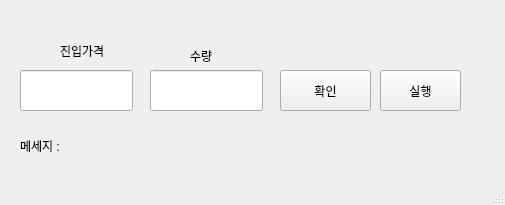
<?xml version="1.0" encoding="UTF-8"?>
<ui version="4.0">
 <class>MainWindow</class>
 <widget class="QMainWindow" name="MainWindow">
  <property name="geometry">
   <rect>
    <x>0</x>
    <y>0</y>
    <width>505</width>
    <height>205</height>
   </rect>
  </property>
  <property name="windowTitle">
   <string>MainWindow</string>
  </property>
  <widget class="QWidget" name="centralwidget">
   <widget class="QLineEdit" name="entry_lineEdit">
    <property name="geometry">
     <rect>
      <x>20</x>
      <y>70</y>
      <width>113</width>
      <height>41</height>
     </rect>
    </property>
   </widget>
   <widget class="QLabel" name="label">
    <property name="geometry">
     <rect>
      <x>60</x>
      <y>40</y>
      <width>71</width>
      <height>21</height>
     </rect>
    </property>
    <property name="text">
     <string>진입가격</string>
    </property>
   </widget>
   <widget class="QLineEdit" name="qty_lineEdit">
    <property name="geometry">
     <rect>
      <x>150</x>
      <y>70</y>
      <width>113</width>
      <height>41</height>
     </rect>
    </property>
   </widget>
   <widget class="QLabel" name="label_2">
    <property name="geometry">
     <rect>
      <x>190</x>
      <y>50</y>
      <width>56</width>
      <height>12</height>
     </rect>
    </property>
    <property name="text">
     <string>수량</string>
    </property>
   </widget>
   <widget class="QPushButton" name="confirm_pushButton">
    <property name="geometry">
     <rect>
      <x>280</x>
      <y>70</y>
      <width>91</width>
      <height>41</height>
     </rect>
    </property>
    <property name="text">
     <string>확인</string>
    </property>
   </widget>
   <widget class="QPushButton" name="action_pushButton">
    <property name="geometry">
     <rect>
      <x>380</x>
      <y>70</y>
      <width>81</width>
      <height>41</height>
     </rect>
    </property>
    <property name="text">
     <string>실행</string>
    </property>
   </widget>
   <widget class="QLabel" name="message_label">
    <property name="geometry">
     <rect>
      <x>20</x>
      <y>130</y>
      <width>251</width>
      <height>31</height>
     </rect>
    </property>
    <property name="text">
     <string>메세지 : </string>
    </property>
   </widget>
  </widget>
  <widget class="QMenuBar" name="menubar">
   <property name="geometry">
    <rect>
     <x>0</x>
     <y>0</y>
     <width>505</width>
     <height>21</height>
    </rect>
   </property>
  </widget>
  <widget class="QStatusBar" name="statusbar"/>
 </widget>
 <resources/>
 <connections/>
</ui>
